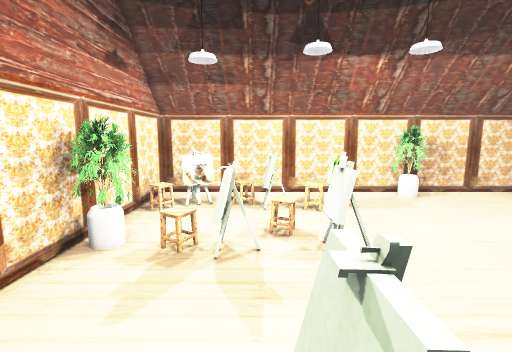
view 1 (above)

12 first-person views from a walk through a Unity game level. The camera is 1.4 m above the floor, tilts 8° down and sees 85° across. The floor is counted in squares, 0.5 m on a side. Each view is taken from the middle of a square. On the plan, view 1 faces up. The plan holds only what a view shows up to about 19 squares ahead; the rest is blank. The place goes on beyond the plan. The player character is not drawn. Some surface patterns are stand-ins.

view 2
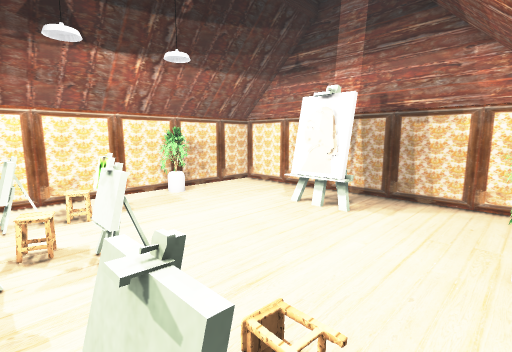

view 3
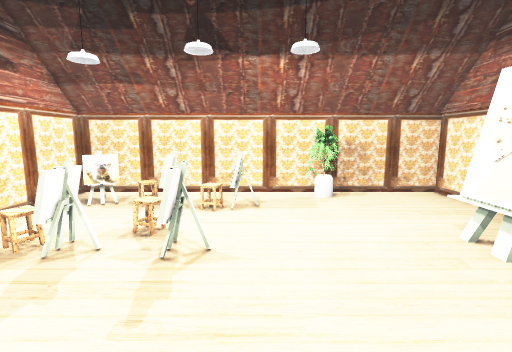

view 4
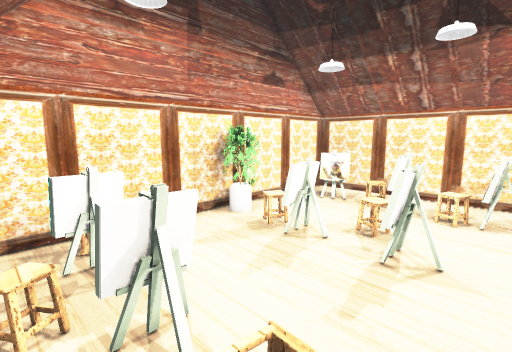

view 5
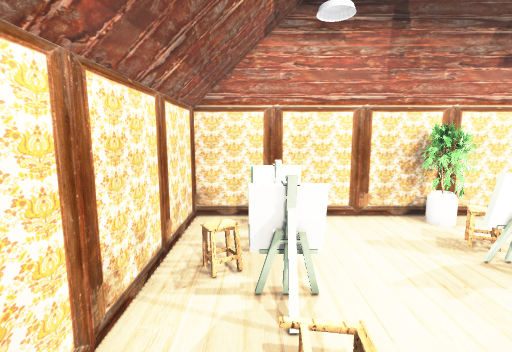

view 6
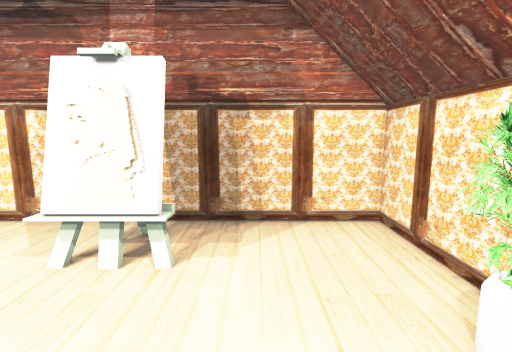

view 7
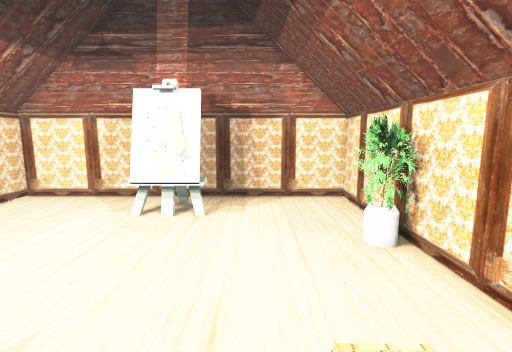

view 8
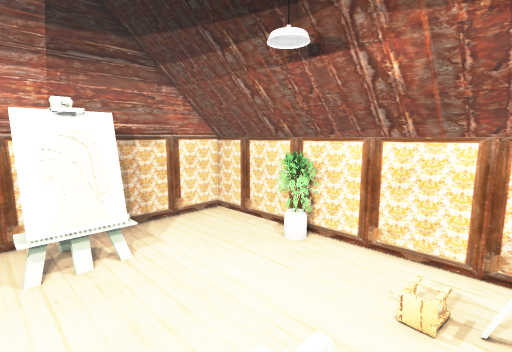

view 9
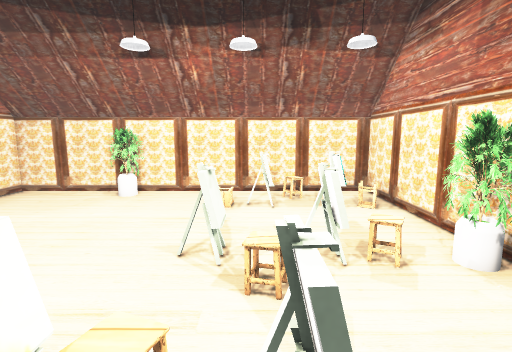

view 10
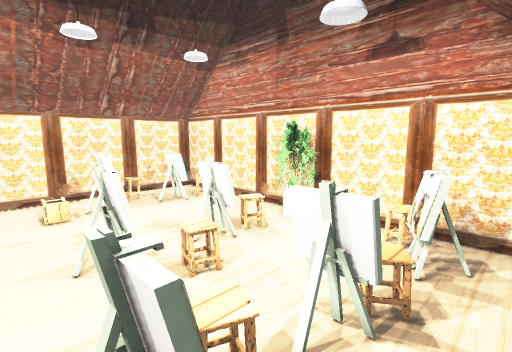

view 11
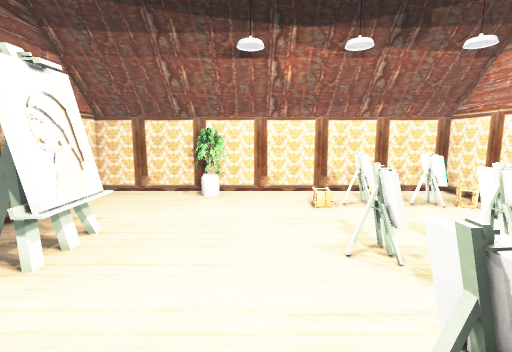

view 12
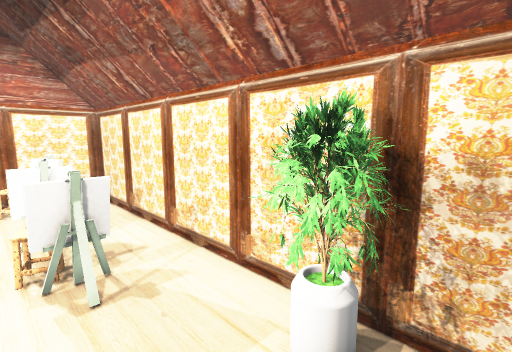

### Floor plan
Key: @ floor where view 1 was taken; # wall or solid block; . floor; / step, stairs or slope; = window, fence, low wall or low ledge; O other object.
Columns run from 5 left of view 1 to 13 right of it. Each row starts with its distance up from view 1.
 14 ###################
 13 #..........#O#....#
 12 #.OO.OO.O...O.....#
 11 #.##.OO.OO........#
 10 #.................#
  9 #.................#
  8 #OO.../........O..#
  7 #OOOOO.O......O#O.#
  6 #O..O..O......OOOO#
  5 #.............O#..#
  4 #.................#
  3 #.................#
  2 ##=O.OO...........#
  1 ##=O.OO...........#
  0 # ...@..... O#....#
 -1 ###################

Positions as (right, up) in squares from view 1, and headings:
1: (0, 0), facing up
2: (0, 0), facing up-right
3: (4, 0), facing up
4: (4, 0), facing up-left
5: (5, 1), facing left
6: (4, 3), facing right
7: (0, 3), facing right
8: (1, 8), facing down-right
9: (1, 13), facing down
10: (4, 13), facing down-left
11: (5, 13), facing down
12: (9, 10), facing up-left
